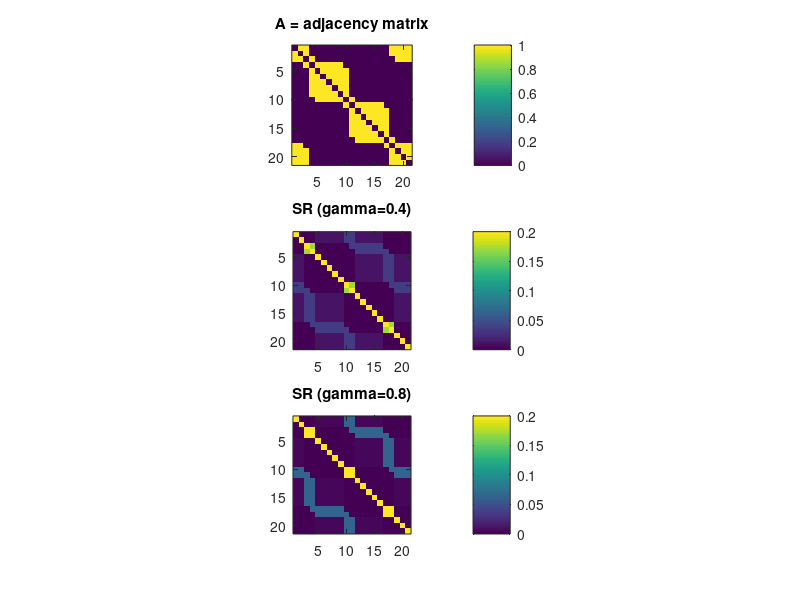
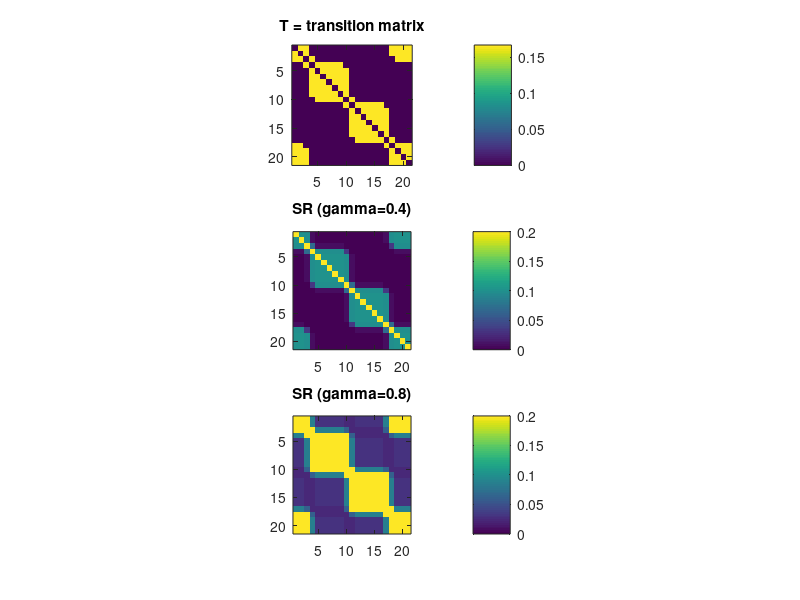

The MATLAB script that drew these images, in order:
%TesserScan community memberships by node, last two numbers = bonudary nodes:
comm1_prim = [1, 2, 19, 20, 21]; 
comm1_bound = [3, 18];
connected_bound1 = [3, 4]; 
comm2_prim = [5, 6, 7, 8, 9];
comm2_bound = [4, 10];
connected_bound2 = [10, 11]; 
comm3_prim = [12, 13, 14, 15, 16]; 
comm3_bound = [11, 17];
connected_bound3 = [17, 18]; 

%% I = identity matrix
I = eye(21, 21);

%% A = adjacency matrix, where 1s for every connected node in 21-node temporal community structure 
A = zeros(21, 21);

% connecting primary and boundary nodes of community
A(comm1_prim, comm1_prim) = 1;
A(comm1_prim, comm1_bound) = 1;
A(comm1_bound, comm1_prim) = 1;
A(comm2_prim, comm2_prim) = 1;
A(comm2_prim, comm2_bound) = 1;
A(comm2_bound, comm2_prim) = 1;
A(comm3_prim, comm3_prim) = 1;
A(comm3_prim, comm3_bound) = 1;
A(comm3_bound, comm3_prim) = 1;

% connecting boundary nodes across communities
A(connected_bound1, connected_bound1) = 1;
A(connected_bound2, connected_bound2) = 1;
A(connected_bound3, connected_bound3) = 1;

%make sure that all the diagonals (i.e. items to iteslf) are 0
A(logical(eye(size(A)))) = 0;

%% T = transition probability matrix, where probability to move to every connected node in 21-node temporal community structure 
T = A/6; 

%% Calculating and plotting SR with A matrix 
sr_A1 = inv(I - (.4 * A));
sr_A2 = inv(I - (.8 * A));

figure()
subplot(3,1,1)
imagesc(A); axis square; colorbar
title('A = adjacency matrix')
subplot(3,1,2)
imagesc(sr_A1, [0 .2]); axis square; colorbar
title('SR (gamma=0.4)')
subplot(3,1,3);
imagesc(sr_A2, [0 .2]); axis square; colorbar
title('SR (gamma=0.8)')

%% Calculating and plotting SR with T matrix
sr_T1 = inv(I - (.4 * T));
sr_T2 = inv(I - (.8 * T));

figure()
subplot(3,1,1)
imagesc(T); axis square; colorbar
title('T = transition matrix')
subplot(3,1,2)
imagesc(sr_T1, [0 .2]); axis square; colorbar
title('SR (gamma=0.4)')
subplot(3,1,3);
imagesc(sr_T2, [0 .2]); axis square; colorbar
title('SR (gamma=0.8)')
